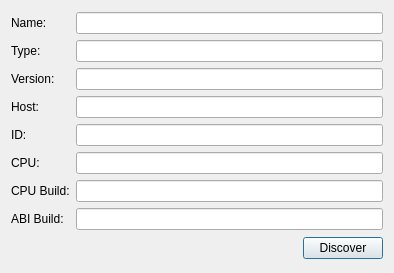
<?xml version="1.0" encoding="UTF-8"?>
<ui version="4.0">
 <class>Dialog</class>
 <widget class="QDialog" name="Dialog">
  <property name="geometry">
   <rect>
    <x>0</x>
    <y>0</y>
    <width>394</width>
    <height>273</height>
   </rect>
  </property>
  <property name="windowTitle">
   <string>Dialog</string>
  </property>
  <layout class="QVBoxLayout" name="verticalLayout">
   <item>
    <layout class="QGridLayout" name="gridLayout">
     <item row="5" column="1">
      <widget class="QLineEdit" name="CPULine"/>
     </item>
     <item row="0" column="0">
      <widget class="QLabel" name="nameLabel">
       <property name="text">
        <string>Name:</string>
       </property>
      </widget>
     </item>
     <item row="1" column="0">
      <widget class="QLabel" name="typeLabel">
       <property name="text">
        <string>Type:</string>
       </property>
      </widget>
     </item>
     <item row="4" column="0">
      <widget class="QLabel" name="IDLabel">
       <property name="text">
        <string>ID:</string>
       </property>
      </widget>
     </item>
     <item row="6" column="0">
      <widget class="QLabel" name="CPbuildLabel">
       <property name="text">
        <string>CPU Build:</string>
       </property>
      </widget>
     </item>
     <item row="6" column="1">
      <widget class="QLineEdit" name="CbuildLine"/>
     </item>
     <item row="7" column="1">
      <widget class="QLineEdit" name="ABbuildLine"/>
     </item>
     <item row="4" column="1">
      <widget class="QLineEdit" name="IDLine"/>
     </item>
     <item row="0" column="1">
      <widget class="QLineEdit" name="nameLine"/>
     </item>
     <item row="3" column="0">
      <widget class="QLabel" name="hostLabel">
       <property name="text">
        <string>Host:</string>
       </property>
      </widget>
     </item>
     <item row="2" column="1">
      <widget class="QLineEdit" name="verLine"/>
     </item>
     <item row="3" column="1">
      <widget class="QLineEdit" name="hostLine"/>
     </item>
     <item row="1" column="1">
      <widget class="QLineEdit" name="typeLine"/>
     </item>
     <item row="2" column="0">
      <widget class="QLabel" name="verLabel">
       <property name="text">
        <string>Version:</string>
       </property>
      </widget>
     </item>
     <item row="5" column="0">
      <widget class="QLabel" name="CPULabel">
       <property name="text">
        <string>CPU:</string>
       </property>
      </widget>
     </item>
     <item row="7" column="0">
      <widget class="QLabel" name="ABbuildLabel">
       <property name="text">
        <string>ABI Build:</string>
       </property>
      </widget>
     </item>
    </layout>
   </item>
   <item>
    <layout class="QHBoxLayout" name="horizontalLayout">
     <item>
      <spacer name="horizontalSpacer">
       <property name="orientation">
        <enum>Qt::Horizontal</enum>
       </property>
       <property name="sizeHint" stdset="0">
        <size>
         <width>40</width>
         <height>20</height>
        </size>
       </property>
      </spacer>
     </item>
     <item>
      <widget class="QPushButton" name="disButton">
       <property name="text">
        <string>Discover</string>
       </property>
      </widget>
     </item>
    </layout>
   </item>
  </layout>
 </widget>
 <resources/>
 <connections/>
</ui>
